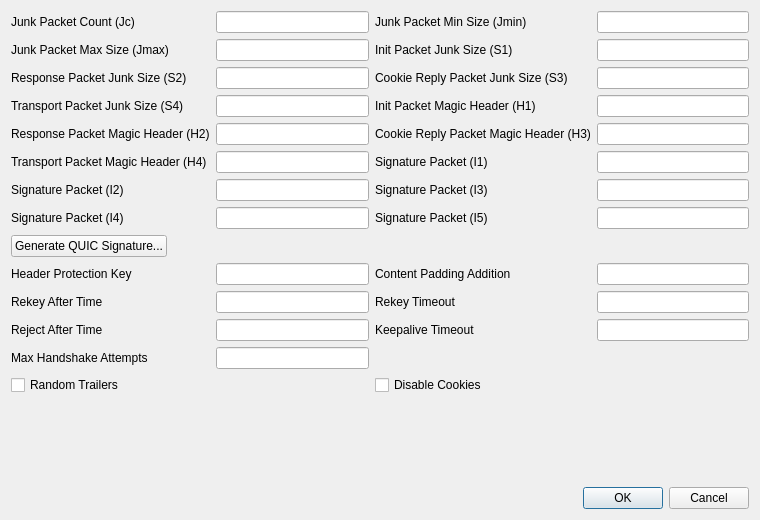
<?xml version="1.0" encoding="UTF-8"?>
<ui version="4.0">
 <class>EditWireguardAmnezia</class>
 <widget class="QDialog" name="EditWireguardAmnezia">
  <property name="geometry">
   <rect>
    <x>0</x>
    <y>0</y>
    <width>760</width>
    <height>520</height>
   </rect>
  </property>
  <property name="windowTitle">
   <string>Amnezia Options</string>
  </property>
  <layout class="QVBoxLayout" name="dialog_layout">
   <item>
    <widget class="QScrollArea" name="scroll">
     <property name="frameShape">
      <enum>QFrame::NoFrame</enum>
     </property>
     <property name="widgetResizable">
      <bool>true</bool>
     </property>
     <widget class="QWidget" name="scroll_content">
      <layout class="QGridLayout" name="gridLayout">
       <property name="leftMargin">
        <number>0</number>
       </property>
       <property name="topMargin">
        <number>0</number>
       </property>
       <property name="rightMargin">
        <number>0</number>
       </property>
       <property name="bottomMargin">
        <number>0</number>
       </property>
       <item row="0" column="0">
        <widget class="QLabel" name="jc_l">
         <property name="text">
          <string>Junk Packet Count (Jc)</string>
         </property>
         <property name="buddy">
          <cstring>jc</cstring>
         </property>
        </widget>
       </item>
       <item row="0" column="1">
        <widget class="QLineEdit" name="jc"/>
       </item>
       <item row="0" column="2">
        <widget class="QLabel" name="jmin_l">
         <property name="text">
          <string>Junk Packet Min Size (Jmin)</string>
         </property>
         <property name="buddy">
          <cstring>jmin</cstring>
         </property>
        </widget>
       </item>
       <item row="0" column="3">
        <widget class="QLineEdit" name="jmin"/>
       </item>
       <item row="1" column="0">
        <widget class="QLabel" name="jmax_l">
         <property name="text">
          <string>Junk Packet Max Size (Jmax)</string>
         </property>
         <property name="buddy">
          <cstring>jmax</cstring>
         </property>
        </widget>
       </item>
       <item row="1" column="1">
        <widget class="QLineEdit" name="jmax"/>
       </item>
       <item row="1" column="2">
        <widget class="QLabel" name="s1_l">
         <property name="text">
          <string>Init Packet Junk Size (S1)</string>
         </property>
         <property name="buddy">
          <cstring>s1</cstring>
         </property>
        </widget>
       </item>
       <item row="1" column="3">
        <widget class="QLineEdit" name="s1"/>
       </item>
       <item row="2" column="0">
        <widget class="QLabel" name="s2_l">
         <property name="text">
          <string>Response Packet Junk Size (S2)</string>
         </property>
         <property name="buddy">
          <cstring>s2</cstring>
         </property>
        </widget>
       </item>
       <item row="2" column="1">
        <widget class="QLineEdit" name="s2"/>
       </item>
       <item row="2" column="2">
        <widget class="QLabel" name="s3_l">
         <property name="text">
          <string>Cookie Reply Packet Junk Size (S3)</string>
         </property>
         <property name="buddy">
          <cstring>s3</cstring>
         </property>
        </widget>
       </item>
       <item row="2" column="3">
        <widget class="QLineEdit" name="s3"/>
       </item>
       <item row="3" column="0">
        <widget class="QLabel" name="s4_l">
         <property name="text">
          <string>Transport Packet Junk Size (S4)</string>
         </property>
         <property name="buddy">
          <cstring>s4</cstring>
         </property>
        </widget>
       </item>
       <item row="3" column="1">
        <widget class="QLineEdit" name="s4"/>
       </item>
       <item row="3" column="2">
        <widget class="QLabel" name="h1_l">
         <property name="text">
          <string>Init Packet Magic Header (H1)</string>
         </property>
         <property name="buddy">
          <cstring>h1</cstring>
         </property>
        </widget>
       </item>
       <item row="3" column="3">
        <widget class="QLineEdit" name="h1"/>
       </item>
       <item row="4" column="0">
        <widget class="QLabel" name="h2_l">
         <property name="text">
          <string>Response Packet Magic Header (H2)</string>
         </property>
         <property name="buddy">
          <cstring>h2</cstring>
         </property>
        </widget>
       </item>
       <item row="4" column="1">
        <widget class="QLineEdit" name="h2"/>
       </item>
       <item row="4" column="2">
        <widget class="QLabel" name="h3_l">
         <property name="text">
          <string>Cookie Reply Packet Magic Header (H3)</string>
         </property>
         <property name="buddy">
          <cstring>h3</cstring>
         </property>
        </widget>
       </item>
       <item row="4" column="3">
        <widget class="QLineEdit" name="h3"/>
       </item>
       <item row="5" column="0">
        <widget class="QLabel" name="h4_l">
         <property name="text">
          <string>Transport Packet Magic Header (H4)</string>
         </property>
         <property name="buddy">
          <cstring>h4</cstring>
         </property>
        </widget>
       </item>
       <item row="5" column="1">
        <widget class="QLineEdit" name="h4"/>
       </item>
       <item row="5" column="2">
        <widget class="QLabel" name="i1_l">
         <property name="text">
          <string>Signature Packet (I1)</string>
         </property>
         <property name="buddy">
          <cstring>i1</cstring>
         </property>
        </widget>
       </item>
       <item row="5" column="3">
        <widget class="QLineEdit" name="i1"/>
       </item>
       <item row="6" column="0">
        <widget class="QLabel" name="i2_l">
         <property name="text">
          <string>Signature Packet (I2)</string>
         </property>
         <property name="buddy">
          <cstring>i2</cstring>
         </property>
        </widget>
       </item>
       <item row="6" column="1">
        <widget class="QLineEdit" name="i2"/>
       </item>
       <item row="6" column="2">
        <widget class="QLabel" name="i3_l">
         <property name="text">
          <string>Signature Packet (I3)</string>
         </property>
         <property name="buddy">
          <cstring>i3</cstring>
         </property>
        </widget>
       </item>
       <item row="6" column="3">
        <widget class="QLineEdit" name="i3"/>
       </item>
       <item row="7" column="0">
        <widget class="QLabel" name="i4_l">
         <property name="text">
          <string>Signature Packet (I4)</string>
         </property>
         <property name="buddy">
          <cstring>i4</cstring>
         </property>
        </widget>
       </item>
       <item row="7" column="1">
        <widget class="QLineEdit" name="i4"/>
       </item>
       <item row="7" column="2">
        <widget class="QLabel" name="i5_l">
         <property name="text">
          <string>Signature Packet (I5)</string>
         </property>
         <property name="buddy">
          <cstring>i5</cstring>
         </property>
        </widget>
       </item>
       <item row="7" column="3">
        <widget class="QLineEdit" name="i5"/>
       </item>
       <item row="8" column="0" colspan="4">
        <layout class="QHBoxLayout" name="signature_layout">
         <item>
          <widget class="QPushButton" name="generate_signature">
           <property name="toolTip">
            <string>&lt;html&gt;&lt;head/&gt;&lt;body&gt;&lt;p&gt;Fills the signature packets with the first QUIC packets Chrome would send to the given domain, so the handshake starts like an HTTP/3 connection to it. Generated locally; nothing is sent. Replaces I1-I5.&lt;/p&gt;&lt;/body&gt;&lt;/html&gt;</string>
           </property>
           <property name="text">
            <string>Generate QUIC Signature...</string>
           </property>
          </widget>
         </item>
         <item>
          <spacer name="signature_spacer">
           <property name="orientation">
            <enum>Qt::Horizontal</enum>
           </property>
           <property name="sizeHint" stdset="0">
            <size>
             <width>0</width>
             <height>0</height>
            </size>
           </property>
          </spacer>
         </item>
        </layout>
       </item>
       <item row="9" column="0">
        <widget class="QLabel" name="header_protection_key_l">
         <property name="toolTip">
          <string>&lt;html&gt;&lt;head/&gt;&lt;body&gt;&lt;p&gt;AmneziaWG 3.0. Base64 key. Requires S1-S4 to be at least 12.&lt;/p&gt;&lt;/body&gt;&lt;/html&gt;</string>
         </property>
         <property name="text">
          <string>Header Protection Key</string>
         </property>
         <property name="buddy">
          <cstring>header_protection_key</cstring>
         </property>
        </widget>
       </item>
       <item row="9" column="1">
        <widget class="QLineEdit" name="header_protection_key"/>
       </item>
       <item row="9" column="2">
        <widget class="QLabel" name="content_padding_addition_l">
         <property name="toolTip">
          <string>&lt;html&gt;&lt;head/&gt;&lt;body&gt;&lt;p&gt;AmneziaWG 3.0. Bytes of random trailing padding, as a value or range (e.g. 0-64).&lt;/p&gt;&lt;/body&gt;&lt;/html&gt;</string>
         </property>
         <property name="text">
          <string>Content Padding Addition</string>
         </property>
         <property name="buddy">
          <cstring>content_padding_addition</cstring>
         </property>
        </widget>
       </item>
       <item row="9" column="3">
        <widget class="QLineEdit" name="content_padding_addition"/>
       </item>
       <item row="10" column="0">
        <widget class="QLabel" name="rekey_after_time_l">
         <property name="toolTip">
          <string>&lt;html&gt;&lt;head/&gt;&lt;body&gt;&lt;p&gt;AmneziaWG 3.0. Seconds before a rekey is attempted, as a value or range.&lt;/p&gt;&lt;/body&gt;&lt;/html&gt;</string>
         </property>
         <property name="text">
          <string>Rekey After Time</string>
         </property>
         <property name="buddy">
          <cstring>rekey_after_time</cstring>
         </property>
        </widget>
       </item>
       <item row="10" column="1">
        <widget class="QLineEdit" name="rekey_after_time"/>
       </item>
       <item row="10" column="2">
        <widget class="QLabel" name="rekey_timeout_l">
         <property name="toolTip">
          <string>&lt;html&gt;&lt;head/&gt;&lt;body&gt;&lt;p&gt;AmneziaWG 3.0. Seconds before a handshake is retried, as a value or range.&lt;/p&gt;&lt;/body&gt;&lt;/html&gt;</string>
         </property>
         <property name="text">
          <string>Rekey Timeout</string>
         </property>
         <property name="buddy">
          <cstring>rekey_timeout</cstring>
         </property>
        </widget>
       </item>
       <item row="10" column="3">
        <widget class="QLineEdit" name="rekey_timeout"/>
       </item>
       <item row="11" column="0">
        <widget class="QLabel" name="reject_after_time_l">
         <property name="toolTip">
          <string>&lt;html&gt;&lt;head/&gt;&lt;body&gt;&lt;p&gt;AmneziaWG 3.0. Seconds before keys are rejected, as a value or range.&lt;/p&gt;&lt;/body&gt;&lt;/html&gt;</string>
         </property>
         <property name="text">
          <string>Reject After Time</string>
         </property>
         <property name="buddy">
          <cstring>reject_after_time</cstring>
         </property>
        </widget>
       </item>
       <item row="11" column="1">
        <widget class="QLineEdit" name="reject_after_time"/>
       </item>
       <item row="11" column="2">
        <widget class="QLabel" name="keepalive_timeout_l">
         <property name="toolTip">
          <string>&lt;html&gt;&lt;head/&gt;&lt;body&gt;&lt;p&gt;AmneziaWG 3.0. Seconds of idle time before a keepalive is sent, as a value or range.&lt;/p&gt;&lt;/body&gt;&lt;/html&gt;</string>
         </property>
         <property name="text">
          <string>Keepalive Timeout</string>
         </property>
         <property name="buddy">
          <cstring>keepalive_timeout</cstring>
         </property>
        </widget>
       </item>
       <item row="11" column="3">
        <widget class="QLineEdit" name="keepalive_timeout"/>
       </item>
       <item row="12" column="0">
        <widget class="QLabel" name="max_handshake_attempts_l">
         <property name="toolTip">
          <string>&lt;html&gt;&lt;head/&gt;&lt;body&gt;&lt;p&gt;AmneziaWG 3.0. Handshake retries before giving up, as a value or range.&lt;/p&gt;&lt;/body&gt;&lt;/html&gt;</string>
         </property>
         <property name="text">
          <string>Max Handshake Attempts</string>
         </property>
         <property name="buddy">
          <cstring>max_handshake_attempts</cstring>
         </property>
        </widget>
       </item>
       <item row="12" column="1">
        <widget class="QLineEdit" name="max_handshake_attempts"/>
       </item>
       <item row="13" column="0" colspan="2">
        <widget class="QCheckBox" name="random_trailers">
         <property name="toolTip">
          <string>&lt;html&gt;&lt;head/&gt;&lt;body&gt;&lt;p&gt;AmneziaWG 3.1. Appends a random trailer to every packet, so message types are no longer identifiable by size.&lt;/p&gt;&lt;/body&gt;&lt;/html&gt;</string>
         </property>
         <property name="text">
          <string>Random Trailers</string>
         </property>
        </widget>
       </item>
       <item row="13" column="2" colspan="2">
        <widget class="QCheckBox" name="disable_cookies">
         <property name="toolTip">
          <string>&lt;html&gt;&lt;head/&gt;&lt;body&gt;&lt;p&gt;AmneziaWG 3.1. Never send cookie replies, so an under-load peer stays silent instead of answering with a fixed-size message.&lt;/p&gt;&lt;/body&gt;&lt;/html&gt;</string>
         </property>
         <property name="text">
          <string>Disable Cookies</string>
         </property>
        </widget>
       </item>
       <item row="14" column="0">
        <spacer name="bottom_spacer">
         <property name="orientation">
          <enum>Qt::Vertical</enum>
         </property>
         <property name="sizeHint" stdset="0">
          <size>
           <width>0</width>
           <height>0</height>
          </size>
         </property>
        </spacer>
       </item>
      </layout>
     </widget>
    </widget>
   </item>
   <item>
    <widget class="QDialogButtonBox" name="buttonBox">
     <property name="orientation">
      <enum>Qt::Horizontal</enum>
     </property>
     <property name="standardButtons">
      <set>QDialogButtonBox::Cancel|QDialogButtonBox::Ok</set>
     </property>
    </widget>
   </item>
  </layout>
 </widget>
 <tabstops>
  <tabstop>jc</tabstop>
  <tabstop>jmin</tabstop>
  <tabstop>jmax</tabstop>
  <tabstop>s1</tabstop>
  <tabstop>s2</tabstop>
  <tabstop>s3</tabstop>
  <tabstop>s4</tabstop>
  <tabstop>h1</tabstop>
  <tabstop>h2</tabstop>
  <tabstop>h3</tabstop>
  <tabstop>h4</tabstop>
  <tabstop>i1</tabstop>
  <tabstop>i2</tabstop>
  <tabstop>i3</tabstop>
  <tabstop>i4</tabstop>
  <tabstop>i5</tabstop>
  <tabstop>generate_signature</tabstop>
  <tabstop>header_protection_key</tabstop>
  <tabstop>content_padding_addition</tabstop>
  <tabstop>rekey_after_time</tabstop>
  <tabstop>rekey_timeout</tabstop>
  <tabstop>reject_after_time</tabstop>
  <tabstop>keepalive_timeout</tabstop>
  <tabstop>max_handshake_attempts</tabstop>
  <tabstop>random_trailers</tabstop>
  <tabstop>disable_cookies</tabstop>
 </tabstops>
 <resources/>
 <connections/>
</ui>
